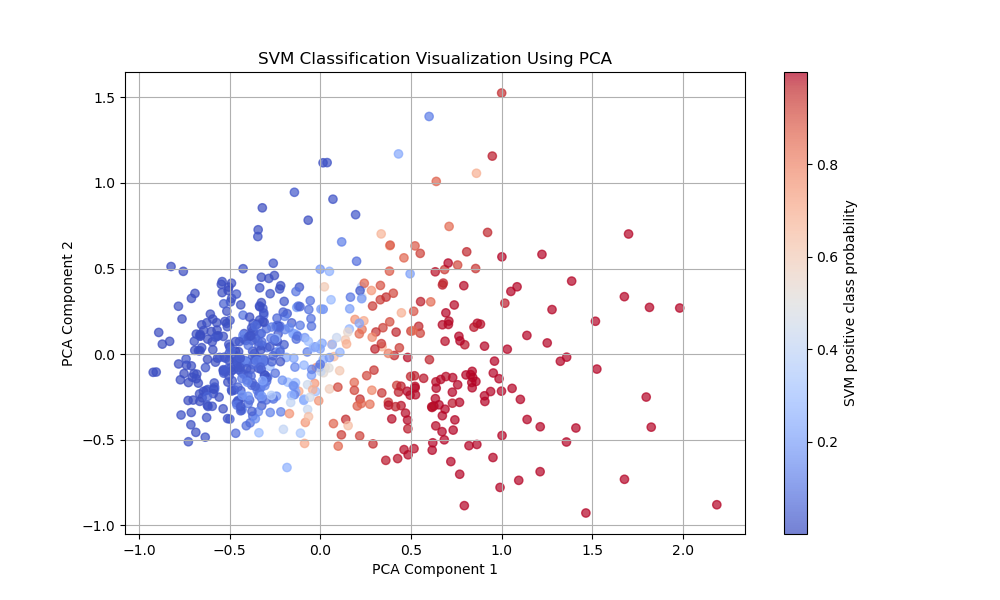

Generate this figure with Python:
from ucimlrepo import fetch_ucirepo
import numpy as np
import pandas as pd
import matplotlib.pyplot as plt
from sklearn.decomposition import PCA

breast_cancer_wisconsin_diagnostic = fetch_ucirepo(id=17)
X = breast_cancer_wisconsin_diagnostic.data.features.values
y = breast_cancer_wisconsin_diagnostic.data.targets.values.ravel()

X_min = X.min(axis=0)
X_max = X.max(axis=0)
X_norm = (X - X_min) / (X_max - X_min + 1e-8)

class SVM:
    def __init__(self, lr=0.01, C=1.0, max_iter=1000):
        self.lr = lr
        self.C = C
        self.max_iter = max_iter
    def fit(self, X, y):
        y_bin = np.where(y == y[0], 1, -1)
        self.w = np.zeros(X.shape[1])
        self.b = 0
        for _ in range(self.max_iter):
            for i in range(X.shape[0]):
                if y_bin[i] * (np.dot(X[i], self.w) + self.b) < 1:
                    self.w += self.lr * (self.C * y_bin[i] * X[i] - 2 * 1e-4 * self.w)
                    self.b += self.lr * self.C * y_bin[i]
                else:
                    self.w += self.lr * (-2 * 1e-4 * self.w)
    def predict_proba(self, X):
        scores = np.dot(X, self.w) + self.b
        proba = 1 / (1 + np.exp(-scores))
        return proba

if __name__ == '__main__':
    svm = SVM(lr=0.01, C=1.0, max_iter=1000)
    svm.fit(X_norm, y)
    svm_proba = svm.predict_proba(X_norm)
    svm_df = pd.DataFrame(X, columns=breast_cancer_wisconsin_diagnostic.data.features.columns)
    svm_df['label'] = y
    svm_df['svm_proba'] = svm_proba
    svm_df.to_csv('breast_cancer_svm.csv', index=False, encoding='utf-8-sig')

    # 用PCA降维到二维
    pca = PCA(n_components=2)
    X_pca = pca.fit_transform(X_norm)

    svm_proba = svm.predict_proba(X_norm)

    plt.figure(figsize=(10, 6))

    # 根据SVM预测的概率绘制散点图，颜色映射概率值
    scatter = plt.scatter(X_pca[:, 0], X_pca[:, 1], c=svm_proba, cmap='coolwarm', alpha=0.7)

    plt.colorbar(scatter, label='SVM positive class probability')

    plt.title('SVM Classification Visualization Using PCA')
    plt.xlabel('PCA Component 1')
    plt.ylabel('PCA Component 2')
    plt.grid(True)
    plt.show()
